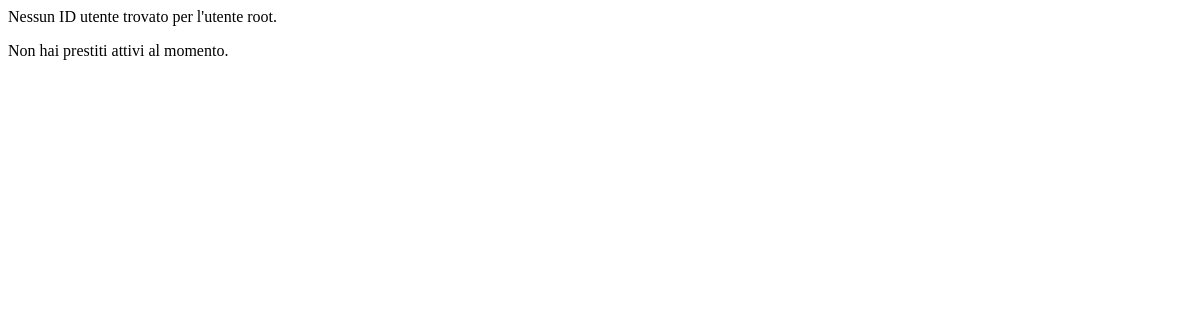
Before: /gestore.php?action=visualizza (signed in) with the older database file.
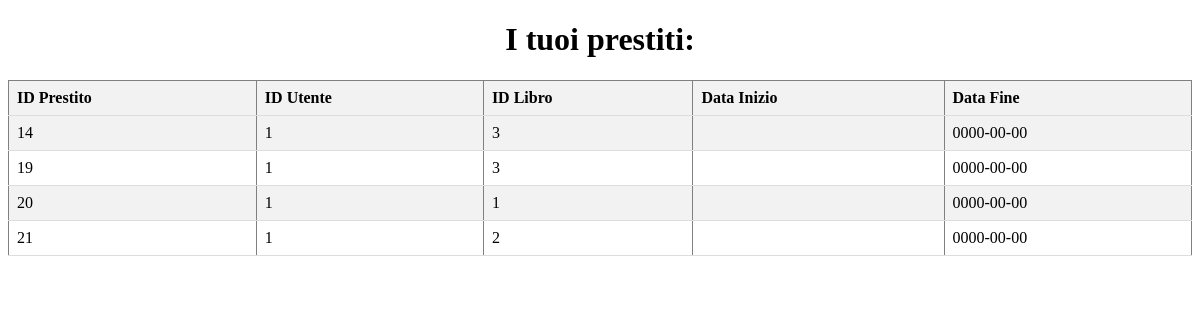
After: the same page with the newer database file.
### tables this page shows
CREATE TABLE `prestiti` (
  `PK_Id_prestito` int(11) NOT NULL,
  `FK_Id_utente` int(11) NOT NULL,
  `FK_Id_libro` int(11) NOT NULL,
  `Scadenza_prestito` date NOT NULL,
  `inizio_prestito` date DEFAULT NULL
);

### gestore.php (the view, shortened to what this page needs)
<!DOCTYPE html>
<html lang="en">
<head>
</head>
<body>
<?php
$user = $_SESSION['username'];
$servername = "localhost";
$username = "root";
$password = "Ruozzi1234";
$dbname = "bibliotrack";
$id_utente = null;
$conn = new mysqli($servername, $username, $password, $dbname);
$sql = "SELECT PK_Id_utente FROM utenti WHERE fk_user = '$user'";
$result = $conn->query($sql);
if ($result->num_rows > 0) {
    $row = $result->fetch_assoc();
    $id_utente = $row['PK_Id_utente'];
} else {
    echo "Nessun ID utente trovato per l'utente $username.";
}
if (isset($_SESSION['username'])) {
    if (isset($_GET['action'])) {
        $action = $_GET['action'];
        switch ($action) {
            case 'visualizza':
                $conn = new mysqli($servername, $username, $password, $dbname);
                $sql = "SELECT PK_Id_prestito, FK_Id_utente, FK_Id_libro, inizio_prestito, Scadenza_prestito FROM prestiti WHERE FK_id_utente = '$id_utente'";
                $result = $conn->query($sql);
                if ($result->num_rows > 0) {
                    echo "<div><h1>I tuoi prestiti:</h1></div>";
                    echo "<table border='1'>";
                    echo "<tr><th>ID Prestito</th><th>ID Utente</th><th>ID Libro</th><th>Data Inizio</th><th>Data Fine</th></tr>";
                    while ($row = $result->fetch_assoc()) {
                        echo "<tr>";
                        echo "<td>" . $row["PK_Id_prestito"] . "</td>";
                        echo "<td>" . $row["FK_Id_utente"] . "</td>";
                        echo "<td>" . $row["FK_Id_libro"] . "</td>";
                        echo "<td>" . $row["inizio_prestito"] . "</td>";
                        echo "<td>" . $row["Scadenza_prestito"] . "</td>";
                        echo "</tr>";
                    }
                    echo "</table>";
                } else {
                    echo "<p>Non hai prestiti attivi al momento.</p>";
                }
                break;
        }
    } else {
        echo "Nessuna azione specificata.";
    }
} else {
    echo "Devi loggarti";
}
?>
</body>
</html>

### gestore.php (style rules this page uses)
table { width: 100%; border-collapse: collapse; margin-top: 20px; }
th, td { padding: 8px; text-align: left; border-bottom: 1px solid #ddd; }
th { background-color: #f2f2f2; }
tr:nth-child(even) { background-color: #f2f2f2; }
div { text-align: center; }

Changed rows visible on the page:
added prestiti: PK_Id_prestito "14", FK_Id_utente "1", FK_Id_libro "3", Scadenza_prestito "0000-00-00"
added prestiti: PK_Id_prestito "19", FK_Id_utente "1", FK_Id_libro "3", Scadenza_prestito "0000-00-00"
added prestiti: PK_Id_prestito "20", FK_Id_utente "1", FK_Id_libro "1", Scadenza_prestito "0000-00-00"
added prestiti: PK_Id_prestito "21", FK_Id_utente "1", FK_Id_libro "2", Scadenza_prestito "0000-00-00"
Other visible differences:
$username: "root" → (not shown)
text no longer shown: "Nessun ID utente trovato per l'utente . Non hai prestiti attivi al momento."
text now shown: "I tuoi prestiti: ID Prestito ID Utente ID Libro Data Inizio Data Fine"
